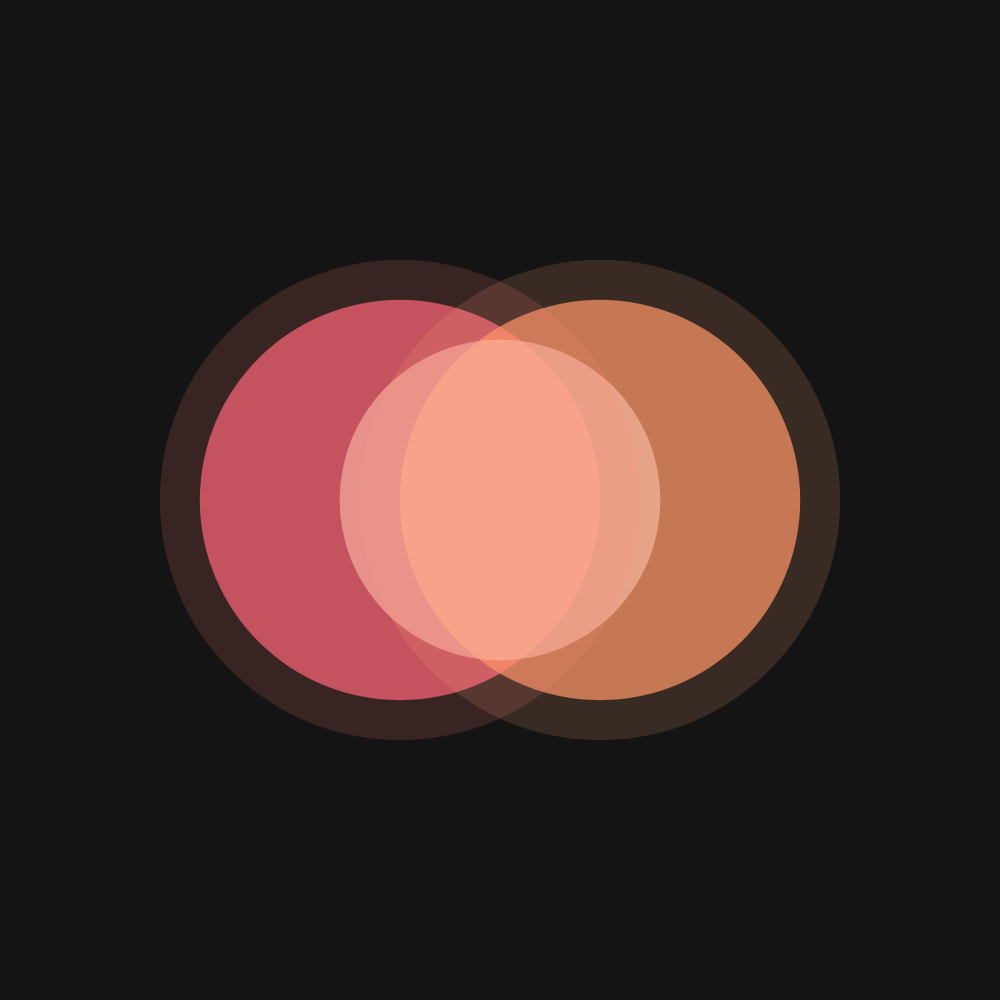
Frame 1 (no input)
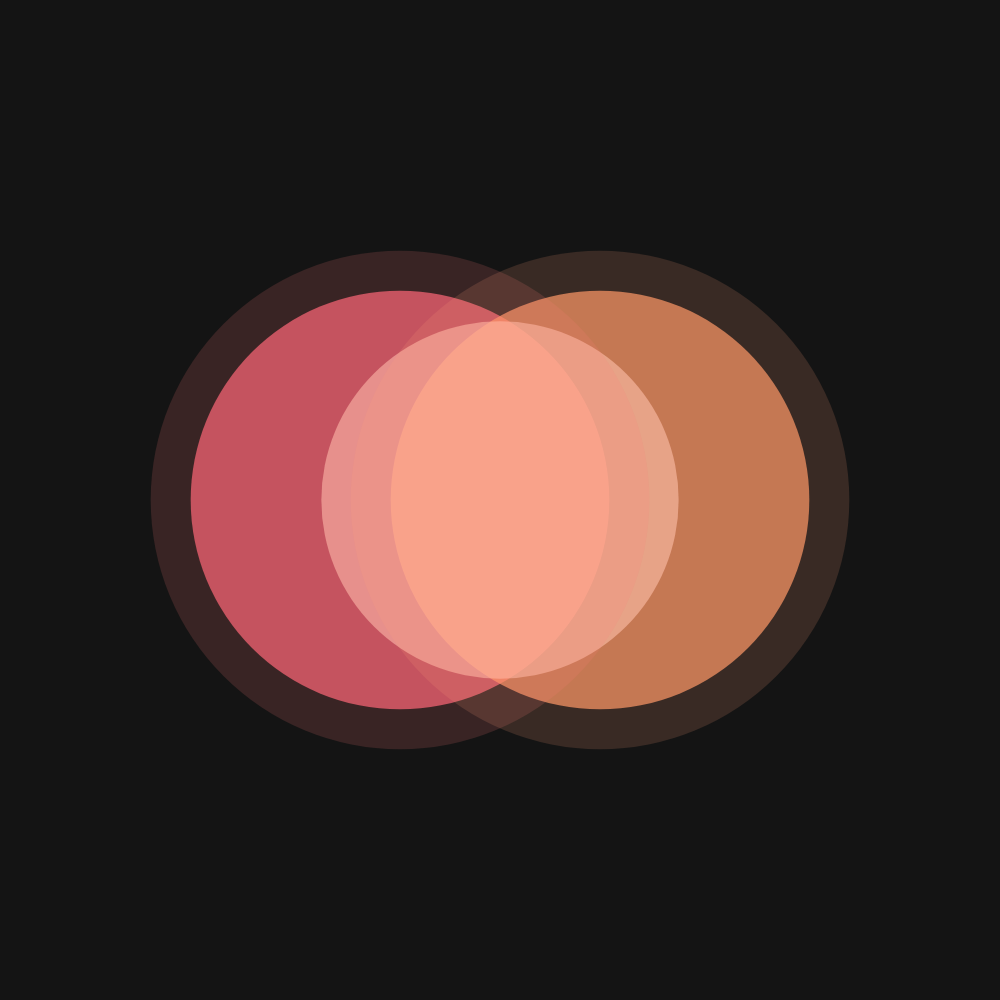
Frame 60 (no input)
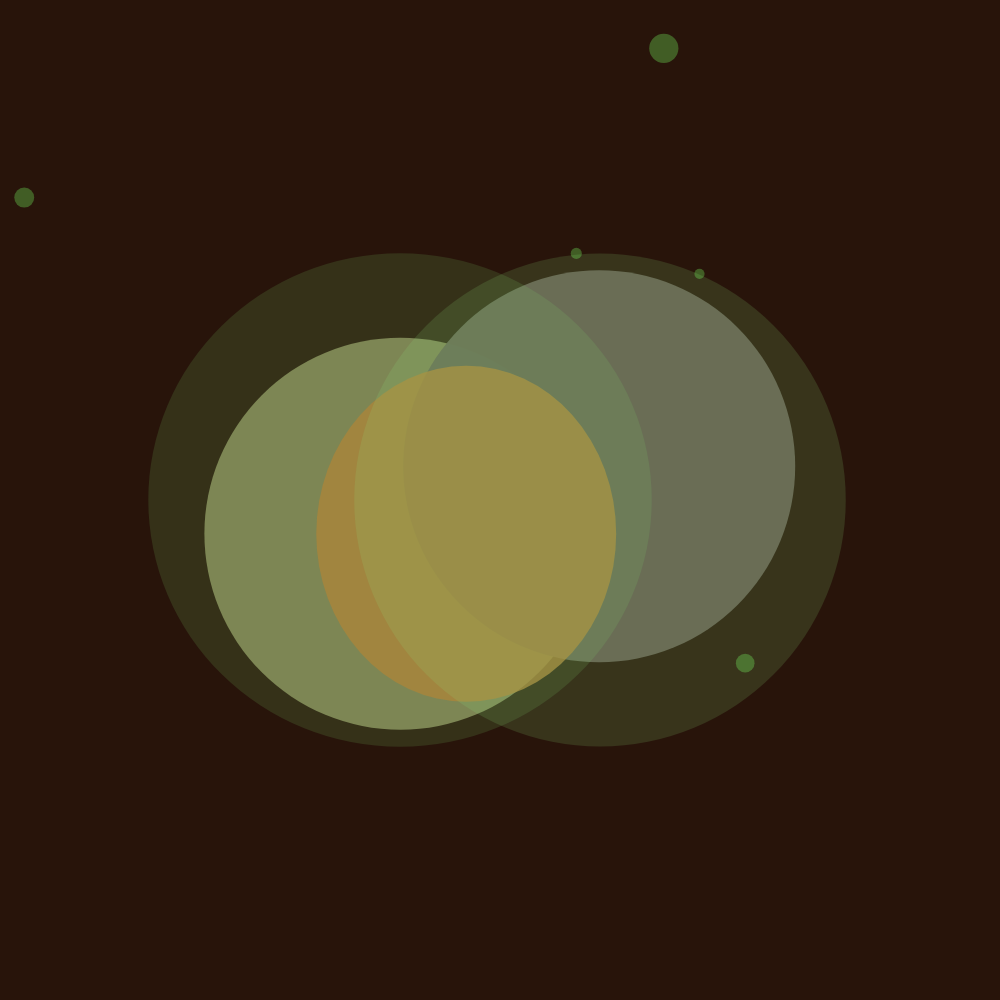
Frame 120 (the mouse pressed at the canvas centre since frame 60)

The p5.js sketch that drew these frames (run headless with seeded random() and noise() and a simulated clock; from frame 60 on, the mouse is pressed at the canvas centre):

// p5.js sketch
// ── sketch.js
function setup() {
  createCanvas(1000, 1000);
  noStroke();
}

function draw() {
  // check mouseX position
  if (mouseX < width / 2) {
    // LOVE
    background(20);

    let pulse = sin(frameCount * 0.02) * 20;

    fill(255, 100, 120, 180);
    ellipse(400, 500, 400 + pulse, 400 + pulse);

    fill(255, 150, 100, 180);
    ellipse(600, 500, 400 + pulse, 400 + pulse);

    fill(255, 200, 180, 150);
    ellipse(500, 500, 320 + pulse*2, 320 + pulse*2);

    fill(255, 120, 120, 40);
    ellipse(400, 500, 480 + pulse , 480 + pulse);

    fill(255, 160, 120, 40);
    ellipse(600, 500, 480 + pulse, 480 + pulse);

  } else {
    // DISGUST
    background(40, 20, 10);

    let pulse = sin(frameCount / 20) * 30 + random(-5, 5);
    let shift = sin(frameCount / 50) * 50;

    fill(150, 150, 100, 200);       
    ellipse(400 + random(-2, 2), 500 + shift, 400 + pulse, 400 + pulse); 

    fill(100, 90, 80, 250);
    ellipse(600 + random(-2, 2), 500 - shift, 400 + pulse, 400 + pulse); 

    fill(180, 120, 50, 200);
    ellipse(500 - shift, 500 + shift, 340 + pulse * 5, 340 + pulse * 0.5); 

    fill(120, 200, 100, 40);
    ellipse(400, 500, 500 + random(-10, 10), 500 + random(-10, 10));  

    fill(140, 220, 120, 40);
    ellipse(600, 500, 500 + random(-10, 10), 500 + random(-10, 10));  

    fill(120, 255, 100, 80);
    ellipse(random(width), random(height), random(10, 30));
    ellipse(random(width), random(height), random(10, 30));
    ellipse(random(width), random(height), random(10, 30));
    ellipse(random(width), random(height), random(10, 30));
    ellipse(random(width), random(height), random(10, 30));
  }
}
